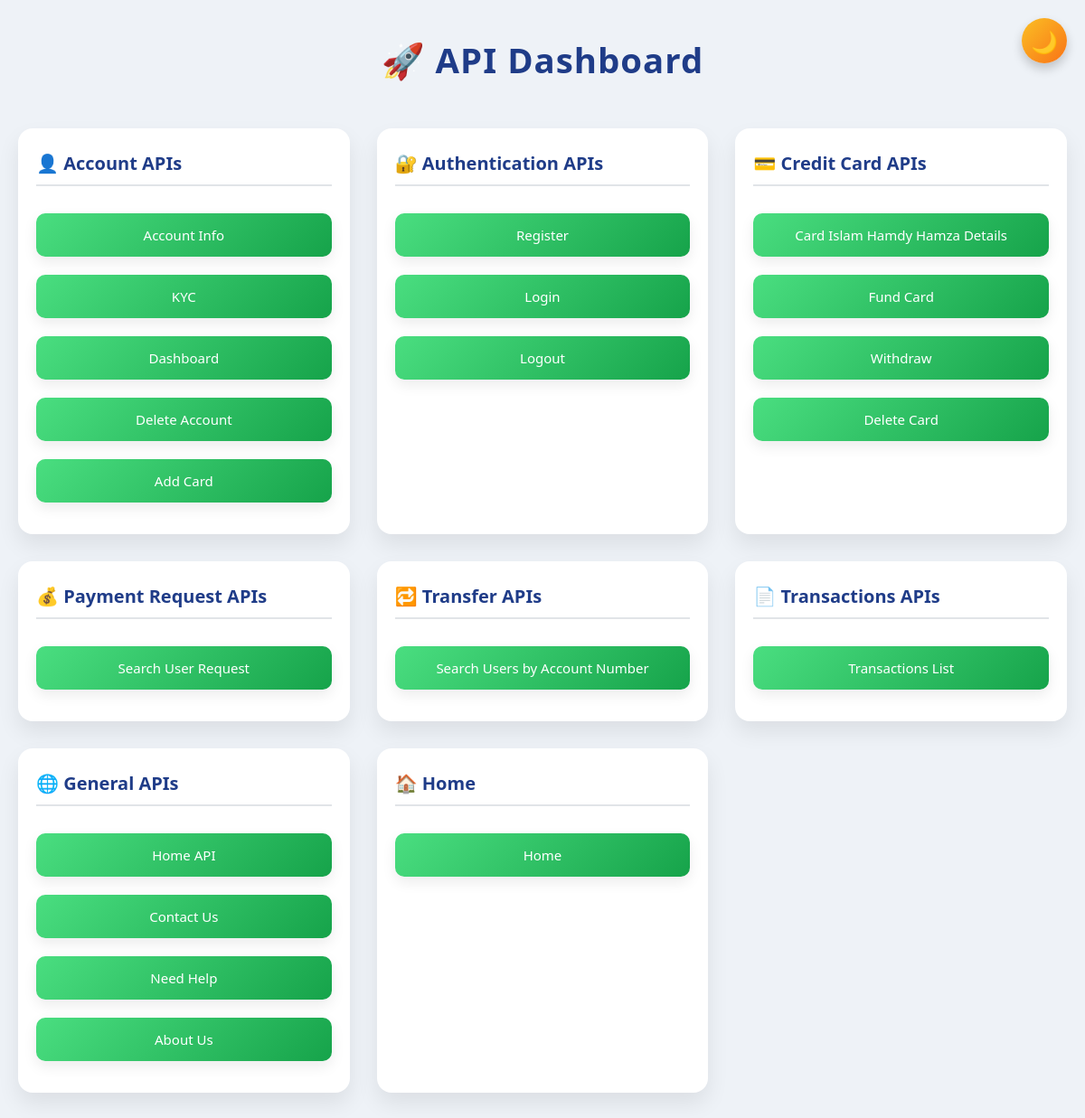
Before: /api-buttons/ (signed in) with the older database file.
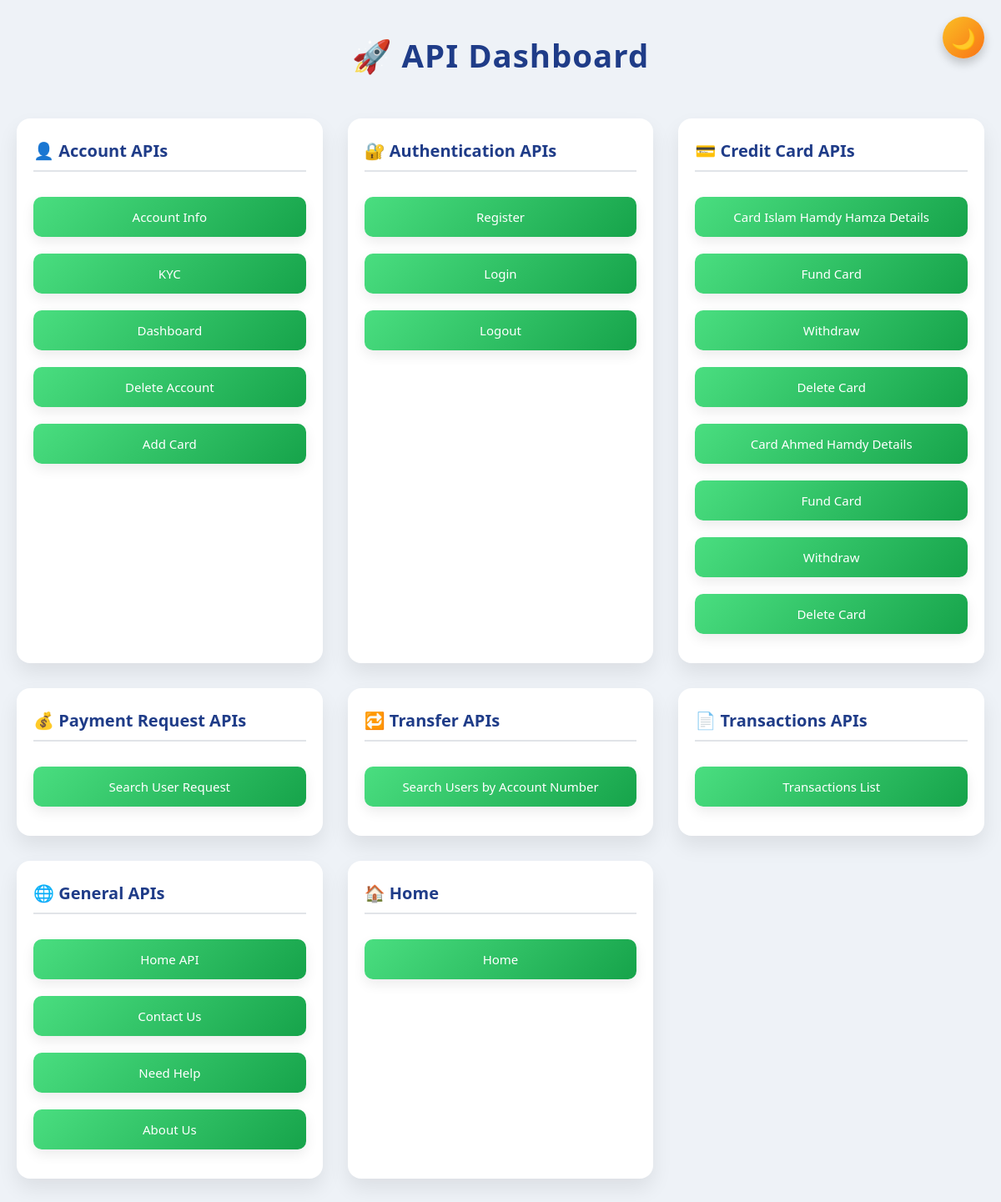
After: the same page with the newer database file.
### core/models.py (models this page shows, shortened)
class CreditCard(models.Model):
    user = models.ForeignKey(User, on_delete=models.CASCADE,verbose_name=_('user'))
    card_id = ShortUUIDField(_('card id'),unique=True, length=5, max_length=20, prefix="CARD", alphabet="1234567890")
    name = models.CharField(_('name'),max_length=100)
    number = models.IntegerField(_('number'))
    month = models.IntegerField(_('month'))
    year = models.IntegerField(_('year'))
    cvv = models.IntegerField(_('cvv'))
    amount = models.DecimalField(_('amount'),max_digits=12, decimal_places=2, default=0.00)
    card_type = models.CharField(_('card type'),choices=CARD_TYPE, max_length=20, default="Master")
    date = models.DateField(_('date'),auto_now_add=True)

### core/views.py (the view)
# urls.py: path('api-buttons/', api_buttons, name='api-buttons'),
def api_buttons(request):
    cards = CreditCard.objects.filter(user=request.user)
    return render(request, "core/api.html", {'cards': cards})

### core/company_contexet_processor.py (called while the page is built)
def get_company_data(request):
    data = Company.objects.last()
    return {'company_data': data }

### core/models.py (called while the page is built)
    @property
    def sender_full_name(self):
        try:
            return self.sender.kyc.full_name
        except:
            return "System"

    @property
    def sender_image_url(self):
        try:
            return self.sender.kyc.image.url
        except:
            return None

### core/templates/core/api.html (shortened to what this page needs)
<!DOCTYPE html>
<html lang="en">
<head>
</head>
<body>
<button class="toggle-btn" onclick="toggleMode()">
    <span>🌙</span>
</button>
<h1>🚀 API Dashboard</h1>
<div class="container">
    <div class="section">
        <h2>👤 Account APIs</h2>
        <button class="btn" onclick="go('{% url 'account:account-api' %}')">Account Info</button>
        <button class="btn" onclick="go('{% url 'account:kyc-api' %}')">KYC</button>
        <button class="btn" onclick="go('{% url 'account:dashboard-api' %}')">Dashboard</button>
        <button class="btn" onclick="go('{% url 'account:delete-account-api' %}')">Delete Account</button>
        <button class="btn" onclick="go('{% url 'account:add-card-api' %}')">Add Card</button>
    </div>
    <div class="section">
        <h2>🔐 Authentication APIs</h2>
        <button class="btn" onclick="go('{% url 'userauths:api-register' %}')">Register</button>
        <button class="btn" onclick="go('{% url 'userauths:api-login' %}')">Login</button>
        <button class="btn" onclick="go('{% url 'userauths:api-logout' %}')">Logout</button>
    </div>
    <div class="section">
        <h2>💳 Credit Card APIs</h2>
        {% for card in cards %}
            <button class="btn" onclick="go('{% url 'core:credit-card-detail-api' card.card_id %}')">Card {{ card.name }} Details</button>
            <button class="btn" onclick="go('{% url 'core:fund-credit-card-api' card.card_id %}')">Fund Card</button>
            <button class="btn" onclick="go('{% url 'core:withdraw-credit-card-api' card.card_id %}')">Withdraw</button>
            <button class="btn" onclick="go('{% url 'core:delete-credit-card-api' card.card_id %}')">Delete Card</button>
        {% endfor %}
    </div>
    <div class="section">
        <h2>💰 Payment Request APIs</h2>
        <button class="btn" onclick="go('{% url 'core:search-users-request-api' %}')">Search User Request</button>
    </div>
    <div class="section">
        <h2>🔁 Transfer APIs</h2>
        <button class="btn" onclick="go('{% url 'core:search-users-account-numbe-api' %}')">Search Users by Account Number</button>
    </div>
    <div class="section">
        <h2>📄 Transactions APIs</h2>
        <button class="btn" onclick="go('{% url 'core:transactions-api' %}')">Transactions List</button>
    </div>
    <div class="section">
        <h2>🌐 General APIs</h2>
        <button class="btn" onclick="go('{% url 'core:home-api' %}')">Home API</button>
        <button class="btn" onclick="go('{% url 'core:contact-us-api' %}')">Contact Us</button>
        <button class="btn" onclick="go('{% url 'core:need-help-api' %}')">Need Help</button>
        <button class="btn" onclick="go('{% url 'core:about-us-api' %}')">About Us</button>
    </div>
    <div class="section">
        <h2>🏠 Home </h2>
        <button class="btn" onclick="go('{% url 'core:home' %}')">Home</button>
    </div>
</div>
</body>
</html>

Changed rows visible on the page:
added CreditCard: name "Ahmed Hamdy"
